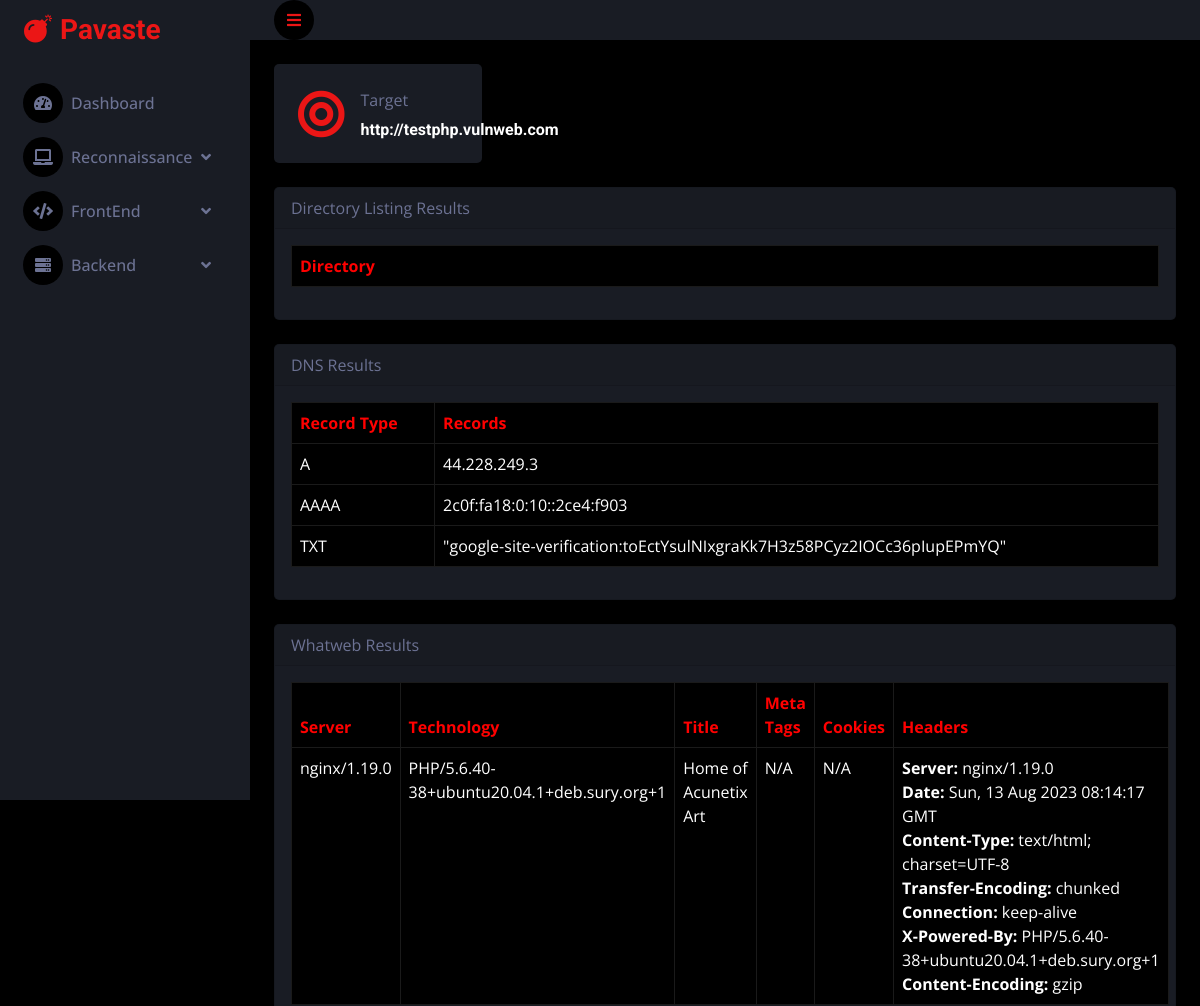
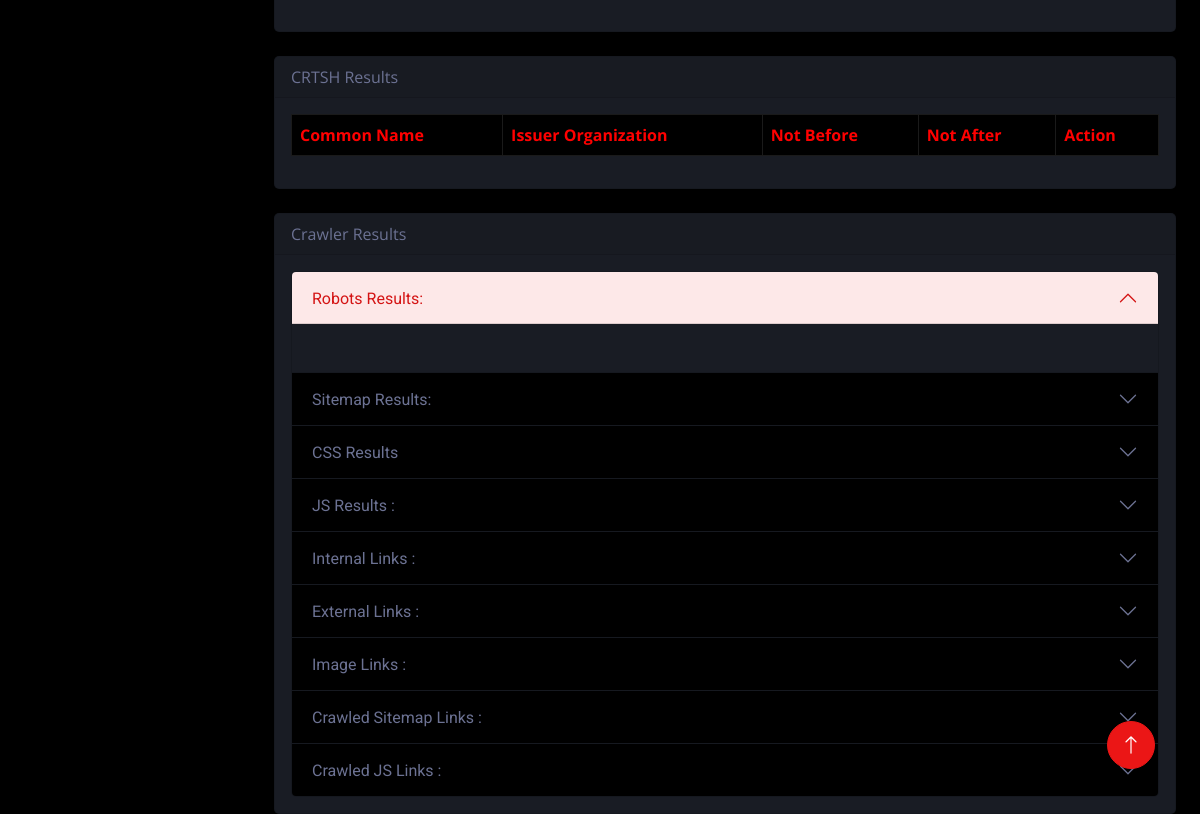
Page /target_details/11/ on the committed database (2 pictures, top to bottom).
### Main/models.py (models this page shows, shortened)
class Target(models.Model):
	url = models.CharField(max_length=50,unique=True,blank=False)
	def __str__(self):
		return self.url

class DNSEnumerationResult(models.Model):
    target = models.ForeignKey(Target, on_delete=models.CASCADE)
    record_type = models.CharField(max_length=10)
    records = models.JSONField()

class WhawebResult(models.Model):
    target = models.ForeignKey(Target, on_delete=models.CASCADE)
    server = models.CharField(max_length=200, blank=True)
    technology = models.CharField(max_length=200, blank=True)
    title = models.CharField(max_length=200, blank=True)
    meta_tags = models.JSONField(blank=True, null=True)
    cookies = models.JSONField(blank=True, null=True)
    headers = models.JSONField(blank=True, null=True)

### Main/views.py (the view)
# urls.py: path('target_details/<target_id>/',views.TargetInfo.as_view(),name='target_details'),
class TargetInfo(View):
    def get(self, request, *args, **kwargs):
        try:
            target_id = self.kwargs.get('target_id')
            target = Target.objects.get(pk=target_id)
            directory_results = DirectoryListingResult.objects.filter(target=target)
            dns_results = DNSEnumerationResult.objects.filter(target=target)
            whaweb_results = WhawebResult.objects.filter(target=target)
            crtsh_results = CrtshResult.objects.filter(target=target)
            subdomain_results = SubdomainScanResult.objects.filter(target=target)
            crawler_results = CrawlerResult.objects.filter(target=target).first()
            context = {
                'target': target,
                'directory_results': directory_results,
                'dns_results': dns_results,
                'whaweb_results': whaweb_results,
                'crtsh_results': crtsh_results,
                'subdomain_results': subdomain_results,
                'crawler_results': crawler_results,
            }
            return render(request, 'Main/target_details.html', context)
        except Target.DoesNotExist:
            return render(request, 'target_not_found.html')

### Main/templates/Main/target_details.html (shortened to what this page needs)
{% extends 'All/base.html' %}
{% load static%}
{% block content %}
    <div class="container-fluid pt-4 px-4">
        <div class="row g-4">
            <div class="col-sm-6 col-xl-3">
                <div class="bg-secondary rounded d-flex align-items-center justify-content-between p-4">
                    <i class="fa fa-bullseye fa-3x text-primary"></i>
                    <div class="ms-3">
                        <p class="mb-2">Target</p>
                        <h6 class="mb-0">{{target.url}}</h6>
                    </div>
                </div>
            </div>
        </div>
    </div>
    <div class="container-fluid pt-4 px-4">
        <div class="row">
            <div class="col-md-12">
                <div class="card bg-secondary">
                    <div class="card-header">
                        Directory Listing Results
                    </div>
                    <div class="card-body">
                        <table class="table table-dark table-bordered">
                            <thead>
                                <tr>
                                    <th style="color : red">Directory</th>
                                </tr>
                            </thead>
                        </table>
                    </div>
                </div>
            </div>
        </div>
        <div class="row mt-4">
            <div class="col-md-12">
                <div class="card bg-secondary">
                    <div class="card-header">
                        DNS Results
                    </div>
                    <div class="card-body">
                        <table class="table table-dark table-bordered">
                            <thead>
                                <tr>
                                    <th style="color : red">Record Type</th>
                                    <th style="color : red">Records</th>
                                </tr>
                            </thead>
                            <tbody>
                                {% for dns_result in dns_results %}
                                <tr>
                                    <td>{{ dns_result.record_type }}</td>
                                    <td>
                                        {% for record in dns_result.records %}
                                            {{ record }}<br>
                                        {% endfor %}
                                    </td>
                                </tr>
                                {% endfor %}
                            </tbody>
                        </table>
                    </div>
                </div>
            </div>
        </div>
        <div class="row mt-4">
            <div class="col-md-12">
                <div class="card bg-secondary">
                    <div class="card-header">
                        Whatweb Results
                    </div>
                    <div class="card-body">
                        <table class="table table-dark table-bordered">
                            <thead>
                                <tr>
                                    <th style="color : red">Server</th>
                                    <th style="color : red">Technology</th>
                                    <th style="color : red">Title</th>
                                    <th style="color : red">Meta Tags</th>
                                    <th style="color : red">Cookies</th>
                                    <th style="color : red">Headers</th>
                                </tr>
                            </thead>
                            <tbody>
                                {% for whaweb_result in whaweb_results %}
                                <tr>
                                    <td>{{ whaweb_result.server }}</td>
                                    <td>{{ whaweb_result.technology }}</td>
                                    <td>{{ whaweb_result.title }}</td>
                                    <td>
                                        {% if whaweb_result.meta_tags %}
                                            {% for key, value in whaweb_result.meta_tags.items %}
                                                <strong>{{ key }}:</strong> {{ value }}<br>
                                            {% endfor %}
                                        {% else %}
                                            N/A
                                        {% endif %}
                                    </td>
                                    <td>
                                        {% if whaweb_result.cookies %}
                                            {% for key, value in whaweb_result.cookies.items %}
                                                <strong>{{ key }}:</strong> {{ value }}<br>
                                            {% endfor %}
                                        {% else %}
                                            N/A
                                        {% endif %}
                                    </td>
                                    <td>
                                        {% if whaweb_result.headers %}
                                            {% for key, value in whaweb_result.headers.items %}
                                                <strong>{{ key }}:</strong> {{ value }}<br>
                                            {% endfor %}
                                        {% else %}
                                            N/A
                                        {% endif %}
                                    </td>
                                </tr>
                                {% endfor %}
                            </tbody>
                        </table>
                    </div>
                </div>
            </div>
        </div>
        <div class="row mt-4">
            <div class="col-md-12">
                <div class="card bg-secondary">
                    <div class="card-header">
                        CRTSH Results
                    </div>
                    <div class="card-body">
                        <table class="table table-dark table-bordered">
                            <thead>
                                <tr>
                                    <th style="color : red">Common Name</th>
                                    <th style="color : red">Issuer Organization</th>
                                    <th style="color : red">Not Before</th>
                                    <th style="color : red">Not After</th>
                                    <th style="color : red">Action</th>
                                </tr>
                            </thead>
                        </table>
                    </div>
                </div>
            </div>
        </div>
         <div class="row mt-4">
            <div class="col-md-12">
                <div class="card bg-secondary">
                    <div class="card-header">
                        Crawler Results
                    </div>
                    <div class="card-body">
                            {% if crawler_results %}
                            <div class="accordion" id="accordionExample">
                                <div class="accordion-item bg-transparent">
                                    <h2 class="accordion-header" id="headingOne">
                                        <button class="accordion-button" type="button" data-bs-toggle="collapse"
                                            data-bs-target="#collapseOne" aria-expanded="true"
                                            aria-controls="collapseOne">
                                            Robots Results:
                                        </button>
                                    </h2>
                                    <div id="collapseOne" class="accordion-collapse collapse show"
                                        aria-labelledby="headingOne" data-bs-parent="#accordionExample">
                                        <div class="accordion-body">
                                        </div>
                                    </div>
                                </div>
                                <div class="accordion-item bg-transparent">
                                    <h2 class="accordion-header" id="headingTwo">
                                        <button class="accordion-button collapsed" type="button"
                                            data-bs-toggle="collapse" data-bs-target="#collapseTwo"
                                            aria-expanded="false" aria-controls="collapseTwo">
                                            Sitemap Results:
                                        </button>
                                    </h2>
                                </div>
                                <div class="accordion-item bg-transparent">
                                    <h2 class="accordion-header" id="headingThree">
                                        <button class="accordion-button collapsed" type="button"
                                            data-bs-toggle="collapse" data-bs-target="#collapseThree"
                                            aria-expanded="false" aria-controls="collapseThree">
                                            CSS Results
                                        </button>
                                    </h2>
                                </div>
                                <div class="accordion-item bg-transparent">
                                    <h2 class="accordion-header" id="headingThree">
                                        <button class="accordion-button collapsed" type="button"
                                            data-bs-toggle="collapse" data-bs-target="#collapseFour"
                                            aria-expanded="false" aria-controls="collapseFour">
                                            JS Results :
                                        </button>
                                    </h2>
                                </div>
                                <div class="accordion-item bg-transparent">
                                    <h2 class="accordion-header" id="headingThree">
                                        <button class="accordion-button collapsed" type="button"
                                            data-bs-toggle="collapse" data-bs-target="#collapseFive"
                                            aria-expanded="false" aria-controls="collapseFive">
                                            Internal Links :
                                        </button>
                                    </h2>
                                </div>
                                <div class="accordion-item bg-transparent">
                                    <h2 class="accordion-header" id="headingThree">
                                        <button class="accordion-button collapsed" type="button"
                                            data-bs-toggle="collapse" data-bs-target="#collapseSix"
                                            aria-expanded="false" aria-controls="collapseSix">
                                            External Links :
                                        </button>
                                    </h2>
                                </div>
                                <div class="accordion-item bg-transparent">
                                    <h2 class="accordion-header" id="headingThree">
                                        <button class="accordion-button collapsed" type="button"
                                            data-bs-toggle="collapse" data-bs-target="#collapseSeven"
                                            aria-expanded="false" aria-controls="collapseSeven">
                                            Image Links :
                                        </button>
                                    </h2>
                                </div>
                                <div class="accordion-item bg-transparent">
                                    <h2 class="accordion-header" id="headingThree">
                                        <button class="accordion-button collapsed" type="button"
                                            data-bs-toggle="collapse" data-bs-target="#collapseEight"
                                            aria-expanded="false" aria-controls="collapseEight">
                                            Crawled Sitemap Links :
                                        </button>
                                    </h2>
                                </div>
                                <div class="accordion-item bg-transparent">
                                    <h2 class="accordion-header" id="headingThree">
                                        <button class="accordion-button collapsed" type="button"
                                            data-bs-toggle="collapse" data-bs-target="#collapseNine"
                                            aria-expanded="false" aria-controls="collapseNine">
                                            Crawled JS Links :
                                        </button>
                                    </h2>
                                </div>
                            </div>
                            {%endif%}
                    </div>
                </div>
            </div>
        </div>
    </div>
{% endblock %}

### static/css/style.css (style rules this page uses)
:root { --primary: #EB1616; --secondary: #191C24; --light: #6C7293; --dark: #000000; }

### rows in the picture
Target: url "http://testphp.vulnweb.com"
DNSEnumerationResult: record_type "A", records "44.228.249.3"
DNSEnumerationResult: record_type "AAAA", records "2c0f:fa18:0:10::2ce4:f903"
DNSEnumerationResult: record_type "TXT", records "\"google-site-verification:toEctYsulNIxgraKk7H3z58PCyz2IOCc36pIupEPmYQ\""
WhawebResult: server "nginx/1.19.0", technology "PHP/5.6.40-38+ubuntu20.04.1+deb.sury.org+1", title "Home of Acunetix Art", meta_tags "N/A", cookies "N/A", headers "Server" "Date" "Content-Type" "Transfer-Encoding" "Connection" "X-Powered-By" "Content-Encoding", headers "nginx/1.19.0" "Sun, 13 Aug 2023 08:14:17 GMT" "text/html; charset=UTF-8" "chunked" "keep-alive" "PHP/5.6.40-38+ubuntu20.04.1+deb.sury.org+1" "gzip"
